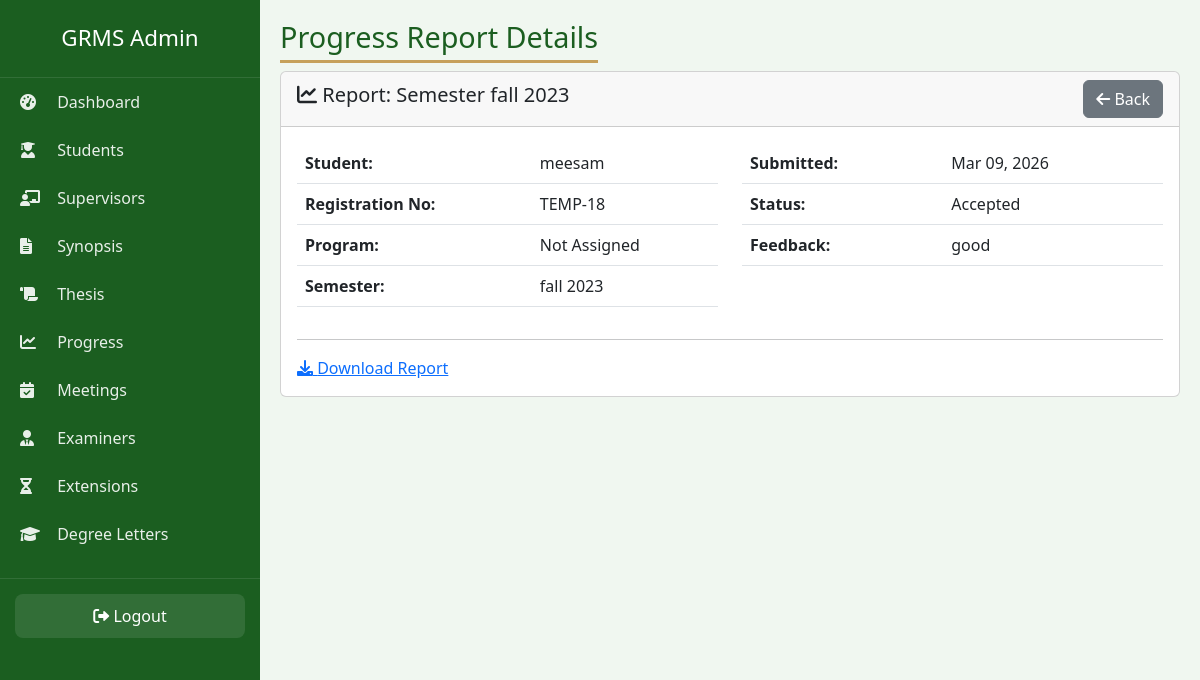
The page /admin-panel-2026-secure/progress/3/ (signed in) on the database its author committed.
### accounts/models.py (models this page shows, shortened)
class ProgressReport(models.Model):
    REPORT_STATUS = (
        ('Submitted', 'Submitted'),
        ('Under Review', 'Under Review'),
        ('Accepted', 'Accepted'),
        ('Needs Improvement', 'Needs Improvement'),
        ('Rejected', 'Rejected'),
    )
    student = models.ForeignKey(Student, on_delete=models.CASCADE, related_name='progress_reports')
    semester = models.CharField(max_length=20)
    file = models.FileField(upload_to='research/progress_reports/')
    status = models.CharField(max_length=20, choices=REPORT_STATUS, default='Submitted')
    supervisor_feedback = models.TextField(blank=True, null=True)
    submission_date = models.DateTimeField(auto_now_add=True)
    reviewed_by = models.ForeignKey(
        'Supervisor',
        on_delete=models.SET_NULL,
        null=True,
        blank=True,
        related_name='progress_reviews'
    )
    reviewed_at = models.DateTimeField(null=True, blank=True)

class Student(models.Model):
    ENROLLMENT_STATUS = (
        ('Active', 'Active'),
        ('Inactive', 'Inactive'),
        ('Completed', 'Completed'),
        ('Withdrawn', 'Withdrawn'),
    )
    user = models.OneToOneField(User, on_delete=models.CASCADE, related_name='student_profile')
    registration_no = models.CharField(max_length=30, unique=True)
    department = models.CharField(max_length=100)
    session = models.CharField(max_length=20)
    program = models.CharField(max_length=50)
    enrollment_status = models.CharField(max_length=20, choices=ENROLLMENT_STATUS, default='Active')
    admission_date = models.DateField(default=timezone.now)
    supervisor = models.ForeignKey('Supervisor', on_delete=models.SET_NULL, null=True, blank=True, related_name='students')

### accounts/views.py (the view)
# urls.py: path('admin-panel-2026-secure/progress/<int:pk>/', views.admin_progress_detail, name='admin_progress_detail'),
@login_required
@user_passes_test(is_admin)
def admin_progress_detail(request, pk):
    report = get_object_or_404(ProgressReport, pk=pk)
    return render(request, 'admin/progress/detail.html', {'report': report})

### accounts/views.py (called while the page is built)
def is_admin(user):
    return user.is_superuser or user.groups.filter(name='Admin').exists()

### templates/admin/progress/detail.html (shortened to what this page needs)
{% extends 'admin/base.html' %}
{% load static %}
{% block page_title %}Progress Report Details{% endblock %}
{% block content %}
<div class="card">
    <div class="card-header d-flex justify-content-between align-items-center">
        <h5><i class="fas fa-chart-line"></i> Report: Semester {{ report.semester }}</h5>
        <a href="{% url 'admin_progress_list' %}" class="btn btn-secondary">
            <i class="fas fa-arrow-left"></i> Back
        </a>
    </div>
    <div class="card-body">
        <div class="row">
            <div class="col-md-6">
                <table class="table">
                    <tr><th>Student:</th><td>{{ report.student.user.get_full_name }}</td></tr>
                    <tr><th>Registration No:</th><td>{{ report.student.registration_no }}</td></tr>
                    <tr><th>Program:</th><td>{{ report.student.program }}</td></tr>
                    <tr><th>Semester:</th><td>{{ report.semester }}</td></tr>
                </table>
            </div>
            <div class="col-md-6">
                <table class="table">
                    <tr><th>Submitted:</th><td>{{ report.submission_date|date:"M d, Y" }}</td></tr>
                    <tr><th>Status:</th><td>
                        <span class="badge-custom
                            {% if report.status == 'Accepted' %}badge-approved
                            {% elif report.status == 'Submitted' %}badge-pending
                            {% else %}badge-rejected{% endif %}">
                            {{ report.status }}
                        </span>
                    </td></tr>
                    <tr><th>Feedback:</th><td>{{ report.supervisor_feedback|default:"—" }}</td></tr>
                </table>
            </div>
        </div>
        <hr>
        <a href="{{ report.file.url }}" target="_blank" class="btn-action">
            <i class="fas fa-download"></i> Download Report
        </a>
    </div>
</div>
{% endblock %}

### templates/admin/base.html (style rules this page uses)
* { margin:0;padding:0;box-sizing:border-box; }
body { background:#f0f7f0;font-family:'Segoe UI',sans-serif; }

### rows shown on the page
ProgressReport: semester "fall 2023", student.user.get_full_name "meesam", student.registration_no "TEMP-18", student.program "Not Assigned", submission_date "Mar 09, 2026", status "Accepted", supervisor_feedback "good"
